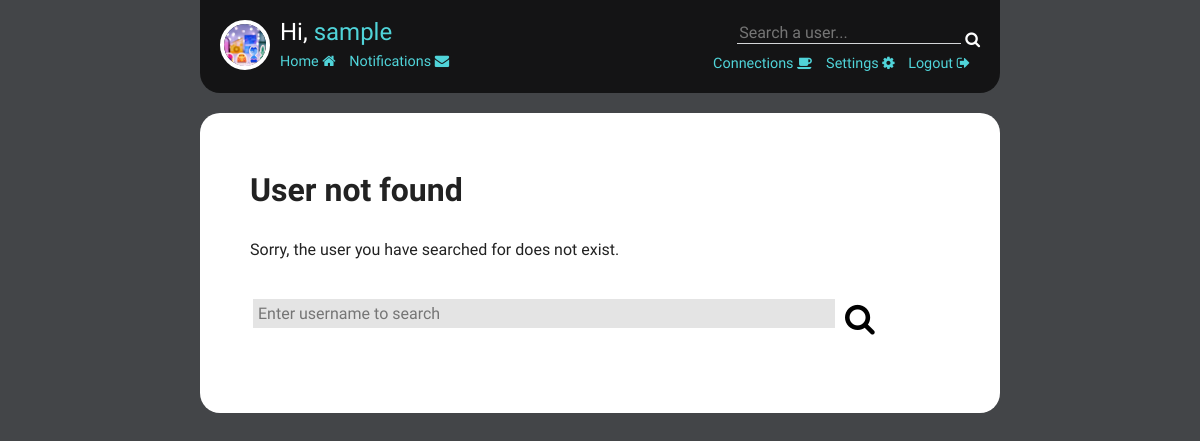
The page /user/search/ (signed in) on the database its author committed.
### user/models.py (models this page shows, shortened)
class User(models.Model):
    VIS_CHOICES=(
        (1, 'Public'),
        (0, 'Private'),
    )
    username = models.CharField(max_length=50)
    password = models.CharField(max_length=50)
    email = models.EmailField()
    displayname = models.CharField(max_length=50)
    description = models.CharField(max_length=200, blank=True)
    vis = models.PositiveSmallIntegerField(choices=VIS_CHOICES, default=1)
    profileImg = models.ImageField(upload_to='pic/', default = 'pic/default.jpg')
    bgImg = models.ImageField(upload_to='bg/', default = 'bg/default.jpg')  #change to imagefield?
    useBg = models.BooleanField()

### user/views.py (the view)
def searchuser(request):
    u = getLoggedInUser(request)
    notifNum = getUnreadNotifNum(request)
    try:
        searcheduser = User.objects.get(username=request.GET['user_name'])
    except (KeyError, User.DoesNotExist):
        template = loader.get_template('user/searchnotfound.html')
        return HttpResponse(template.render({'user': u, 'notifNum': notifNum,}, request))
    return search(request, searcheduser.id)

### user/views.py (called while the page is built)
def getLoggedInUser(request):
    uid = request.session.get('login_id')
    try:
        u = User.objects.get(id=uid)
    except (KeyError, User.DoesNotExist):
        return None
    return u

def getUnreadNotifNum(request):
    u = getLoggedInUser(request)
    if u:
        num = Notification.objects.filter(Q(fromuser=u.id) & Q(is_accepted=True) & Q(is_read=False) |  Q(touser=u.id) & Q(is_accepted=False) & Q(is_read=False)).count()
        return num

### user/templates/user/searchnotfound.html (shortened to what this page needs)
{% extends 'main/layout.html' %}
{% block content %}
<div class="realcontent">
  <h1>User not found</h1>
  Sorry, the user you have searched for does not exist.
  <br/><br/>
  <form action="{% url 'user:searchuser' %}" method="get" class="styledform">
    <table><tr><td><input type="text" name="user_name" placeholder="Enter username to search" /></td><td><button class="fa fa-search fa-2x submitbutton hvr-grow" type="submit"></button></td></tr></table>
  </form>
</div>
{% endblock %}

### main/templates/main/layout.html (shortened to what this page needs)
{% extends 'main/base.html' %}
{% block header %}
{% if request.session.login_id %}
  <div class="header-leftbar">
    <img src="/media/{{ user.profileImg }}" class="profileImg">
    <span class="greeting">Hi, <a href="{% url 'user:index' %}">{{ user.username }}</a></span><br/>
    <span class="header-links">
    <a href="{% url 'main:index' %}" class="hvr-grow">Home <i class="fa fa-home" aria-hidden="true"></i></a>
    <a href="{% url 'user:notifications' %}" class="hvr-grow link-margin-left">Notifications <i class="fa fa-envelope" aria-hidden="true"></i> {% if notifNum != 0 %}{{ notifNum }}{% endif %}</a>
    </span>
  </div><div class="header-rightbar">
  <form action="{% url 'user:searchuser' %}" method="get">
    <input type="text" name="user_name" placeholder="Search a user..." />
    <button class="fa fa-search submitbutton white-search hvr-grow" type="submit"></button>
  </form><span class="header-links">
  <a href="{% url 'user:connections' %}" class="hvr-grow link-margin-right">Connections <i class="fa fa-coffee" aria-hidden="true"></i></a>
  <a href="{% url 'user:settings' %}" class="hvr-grow link-margin-right">Settings <i class="fa fa-cog" aria-hidden="true"></i></a>
  <a href="{% url 'user:logout' %}" class="hvr-grow link-margin-right">Logout <i class="fa fa-sign-out" aria-hidden="true"></i></a>
</span>
  </div>
{% endif %}
{% endblock %}

### static/stylesheet.css (style rules this page uses)
*, *:after, *:before { -webkit-box-sizing: border-box; -moz-box-sizing: border-box; box-sizing: border-box; }
html, body { width:100%; height:100%; }
body { background-color:#434548; color: #222; line-height: 1.6; font-family: 'Oxygen', calibri, sans-serif; margin:0px; }
a { color: #50d4d9; text-decoration:none; border:none; }
.header-links { font-size:0.9em; }
.link-margin-right { margin-right:10px; }
.link-margin-left { margin-left:10px; }
.header-leftbar { padding:20px; }
.header-leftbar .profileImg { border: 4px solid #fff; border-radius:100%; vertical-align:text-top; margin-right:10px; height:50px; width:50px; float:left; }
.header-leftbar .greeting { font-size:1.5em; line-height:1em; font-family: 'Oswald', Georgia, serif; }
.header-rightbar { position:absolute; right:0px; top:0px; text-align:right; padding:20px; }
.header-rightbar form { margin-bottom:3px; }
.header-rightbar form input[type="text"] { color:#fff; font-size:1em; font-family: 'Oxygen', calibri, sans-serif; background-color:transparent; border:none; border-bottom:1px solid #d4d6d8; }
.realcontent { padding: 30px 50px; }
.realcontent h1 { font-family: 'Oswald', Georgia, serif; color: #222; }
#theform table, .styledform table { width:100%; }
#theform input:not([type="radio"]), .styledform input:not([type="radio"]) { width:100%; border:0px; background-color:#e4e4e4; padding:5px; font-family: 'Oxygen', calibri, sans-serif; }
.styledform input { padding:10px; font-size:1em; }
.submitbutton { margin-top:10px; background-color:transparent; border:0px; }
.white-search { padding:0px; color:#fff; }

### rows shown on the page
User: profileImg (picture), username "sample"
